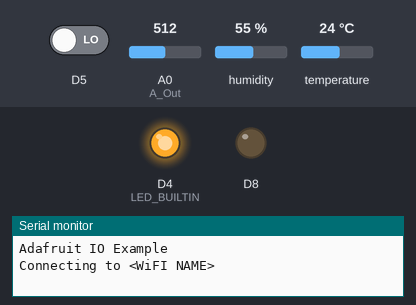
Simulated run of this sketch. Board: ESP8266 (NodeMCU). Shown: output pins drawn as LEDs (lit = HIGH, except the on-board LED, lit = LOW), the last lines printed to the serial monitor. The inputs (shaded band) are chosen by the test bench; at power-on: D5 LOW, A0 (A_Out) = 512, humidity 55 %, temperature 24 °C. WiFi joins after 1.5 s; servers stay silent unless stated; no MQTT or app messages arrive unless stated; pins used as bus, display or sensor lines are not drawn.

Above: at 0.1 s.
At 10.6 s:
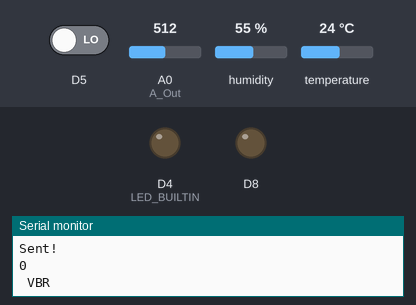
Timing chart, 0 to 12.1 s (numbered marks = the images above):
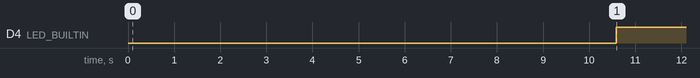

The sketch:

Final_code.ino
```cpp
#include <ESP8266WiFi.h>
#include "Adafruit_MQTT.h"
#include "Adafruit_MQTT_Client.h"
#include <SimpleDHT.h>

#define S0 D0
#define S1 D1
#define S2 D2
#define S3 D3

#define motor D8 //water pump (relay)

#define led D7

// WiFi parameters
#define WLAN_SSID       "<WiFI NAME>"
#define WLAN_PASS       "<WiFi PASSWORD"
// Adafruit IO
#define AIO_SERVER      "io.adafruit.com"
#define AIO_SERVERPORT  1883
#define AIO_USERNAME    "<ENTER ADAFRUIT USERNAME>"
#define AIO_KEY         "<ENTER ADAFRUIT IO KEY>"
WiFiClient client;

// Setup the MQTT client class by passing in the WiFi client and MQTT server and login details.
Adafruit_MQTT_Client mqtt(&client, AIO_SERVER, AIO_SERVERPORT, AIO_USERNAME, AIO_KEY);
Adafruit_MQTT_Publish soil_moisture0 = Adafruit_MQTT_Publish(&mqtt, AIO_USERNAME "/feeds/soil_moisture0");
Adafruit_MQTT_Publish soil_moisture1 = Adafruit_MQTT_Publish(&mqtt, AIO_USERNAME "/feeds/soil_moisture1");
Adafruit_MQTT_Publish soil_moisture2 = Adafruit_MQTT_Publish(&mqtt, AIO_USERNAME "/feeds/soil_moisture2");
Adafruit_MQTT_Publish soil_moisture3 = Adafruit_MQTT_Publish(&mqtt, AIO_USERNAME "/feeds/soil_moisture3");
Adafruit_MQTT_Publish Temperature1   = Adafruit_MQTT_Publish(&mqtt, AIO_USERNAME "/feeds/Temperature");
Adafruit_MQTT_Publish Humidity1      = Adafruit_MQTT_Publish(&mqtt, AIO_USERNAME "/feeds/Humidity");
Adafruit_MQTT_Publish vibration      = Adafruit_MQTT_Publish(&mqtt, AIO_USERNAME "/feeds/vibration");


int pinDHT11 = 0;
byte hum  = 0;  //Stores humidity value
byte temp = 0; //Stores temperature value

const int A_Out  = A0;
const int vbr    = D5;

SimpleDHT11 dht11(pinDHT11);

void setup()
{
    pinMode(S0, OUTPUT);
    pinMode(S1, OUTPUT);
    pinMode(S2, OUTPUT);
    pinMode(S3, OUTPUT);

    pinMode(D6, INPUT);
    pinMode(D5, INPUT);
    pinMode(D8, OUTPUT);
    pinMode(LED_BUILTIN, OUTPUT);

    Serial.begin(115200);
    Serial.println(F("Adafruit IO Example"));

    // Connect to WiFi access point.
    delay(10);
    Serial.print(F("Connecting to "));
    Serial.println(WLAN_SSID);
    WiFi.begin(WLAN_SSID, WLAN_PASS);
    while (WiFi.status() != WL_CONNECTED)
    {
        delay(500);
        Serial.print(F("."));
    }

    Serial.println(F("WiFi connected"));
    Serial.println(F("IP address: "));
    Serial.println(WiFi.localIP());

    // connect to adafruit io
    connect();
}


void connect()
{
    Serial.print(F("Connecting to Adafruit IO... "));
    int8_t ret;
    while ((ret = mqtt.connect()) != 0)
    {
        switch (ret)
        {
        case 1:
            Serial.println(F("Wrong protocol"));
            break;
        case 2:
            Serial.println(F("ID rejected"));
            break;
        case 3:
            Serial.println(F("Server unavail"));
            break;
        case 4:
            Serial.println(F("Bad user/pass"));
            break;
        case 5:
            Serial.println(F("Not authed"));
            break;
        case 6:
            Serial.println(F("Failed to subscribe"));
            break;
        default:
            Serial.println(F("Connection failed"));
            break;
        }

        if (ret >= 0)
            mqtt.disconnect();

        Serial.println(F("Retrying connection..."));
        delay(10000);
    }
    Serial.println(F("Adafruit IO Connected!"));
}

void loop()
{
    // ping adafruit io a few times to make sure we remain connected
    if (!mqtt.ping(3))
    {
        // reconnect to adafruit io
        if (!mqtt.connected())
            connect();
    }

    digitalWrite(S0, LOW);
    digitalWrite(S1, LOW);
    digitalWrite(S2, LOW);
    digitalWrite(S3, LOW);

    int data0 = analogRead(A_Out);

    Serial.println(data0);

    if(!soil_moisture0.publish(data0)) //Publish to Adafruit
    {
        Serial.println(F("Failed"));
    }
    else
    {
        Serial.println(F("Sent!"));
    }

    digitalWrite(S0, HIGH);
    digitalWrite(S1, LOW);
    digitalWrite(S2, LOW);
    digitalWrite(S3, LOW);

    int data1 = analogRead(A_Out);

    Serial.println(data1);

    delay(2000);

    if(!soil_moisture1.publish(data1)) //Publish to Adafruit
    {
        Serial.println(F("Failed"));
    }
    else
    {
        Serial.println(F("Sent!"));
    }
    digitalWrite(S0, LOW);
    digitalWrite(S1, HIGH);
    digitalWrite(S2, LOW);
    digitalWrite(S3, LOW);

    int data2 = analogRead(A_Out);

    Serial.println(data2);

    delay(2000);

    if (!soil_moisture2.publish(data2)) //Publish to Adafruit
    {
        Serial.println(F("Failed"));
    }
    else
    {
        Serial.println(F("Sent!"));
    }
    digitalWrite(S0, HIGH);
    digitalWrite(S1, HIGH);
    digitalWrite(S2, LOW);
    digitalWrite(S3, LOW);

    int data3 = analogRead(A_Out);

    Serial.println(data3);

    delay(2000);

    if (!soil_moisture3.publish(data3)) //Publish to Adafruit
    {
        Serial.println(F("Failed"));
    }
    else
    {
        Serial.println(F("Sent!"));
    }

    dht11.read(&temp, &hum, NULL);
    Serial.print((int)temp);
    Serial.print(" *C, ");
    Serial.print((int)hum);
    Serial.println(" H");
    delay(2000);

    if (!Temperature1.publish(temp)) //Publish to Adafruit
    {
        Serial.println(F("Failed"));
    }
    if (!Humidity1.publish(hum))    //Publish to Adafruit
    {
        Serial.println(F("Failed"));
    }
    else
    {
        Serial.println(F("Sent!"));
    }

    int vbr_data = vibrate();   //user define fun.

    Serial.println(vbr_data);
    Serial.print(" VBR ");

    if (vbr_data > 50)
    {
        digitalWrite(LED_BUILTIN, LOW);
    }
    else
    {
        digitalWrite(LED_BUILTIN, HIGH);
    }

    delay(2000);

    if (!vibration.publish(vbr_data)) //Publish to Adafruit
    {
        Serial.println(F("Failed"));
    }
    else
    {
        Serial.println(F("Sent!"));
    }
}
int vibrate()
{
    int reading = pulseIn(D5, HIGH);
    return reading;
}
```

Measured:
- by itself, D4 (LED_BUILTIN): LOW → HIGH at 10.6 s
